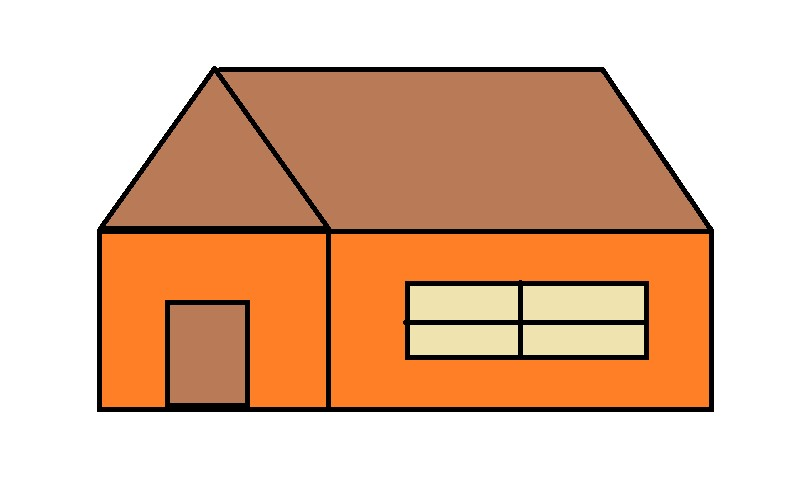
#> input picture Hut.jpg, 785 x 485 px
$ jupyter execute 8_Histogram_Equalization.ipynb
#> lines starting #> are read from the running program, lines starting #| are printed output that depends on the picture
[cell 1]
import cv2
import numpy as np
import matplotlib.pyplot as plt

[cell 2]
img = cv2.imread("Hut.jpg",cv2.IMREAD_GRAYSCALE)
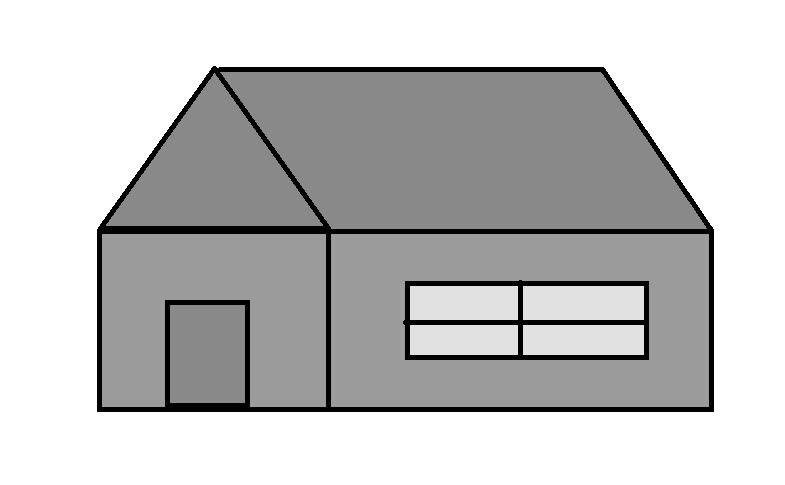
#> img: shape (485, 785); min 0, max 255, mean 194.3

[cell 3]
hist = cv2.calcHist([img], [0], None, [256], [0,256])
#> hist = 256 values, max 184509 at index 255, min 0 at index 15, mean 1487.2
plt.subplot(234), plt.plot(hist)
plt.xlabel('Bins')
plt.ylabel('# of pixels')
plt.title('Histograms')

eq = cv2.equalizeHist(img)
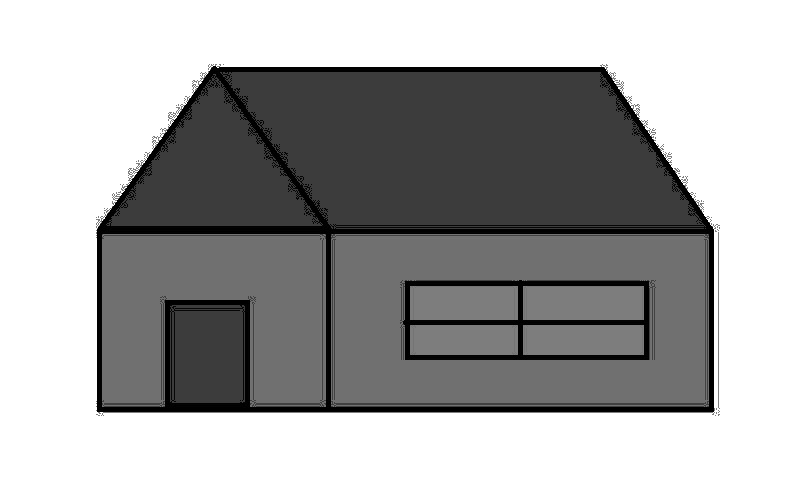
#> eq: shape (485, 785); min 0, max 255, mean 163.6
hist = cv2.calcHist([eq], [0], None, [256], [0,256])
#> hist = 256 values, max 184509 at index 255, min 0 at index 1, mean 1487.2
plt.subplot(236), plt.plot(hist)
plt.xlabel('Bins')
plt.ylabel('# of pixels')
plt.title('Equalized Histogram')

plt.subplot(231), plt.imshow(cv2.cvtColor(img, cv2.COLOR_BGR2RGB))
plt.title("Original")
plt.subplot(233), plt.imshow(cv2.cvtColor(eq,cv2.COLOR_BGR2RGB))
plt.title("Equalized")
plt.show()
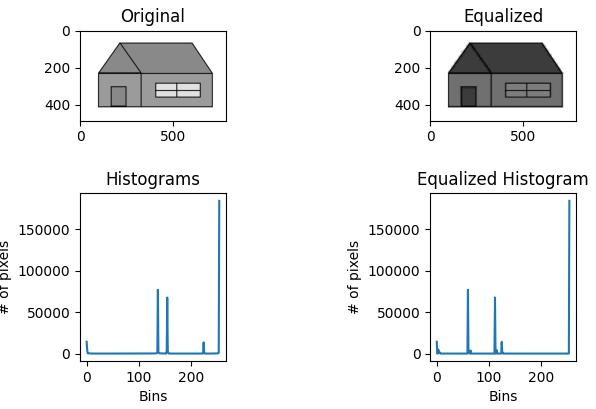
#> figure drawn by matplotlib, 4 panels; panel 1: curve peaks at x = 255, y = 184509; panel 2: curve peaks at x = 255, y = 184509
